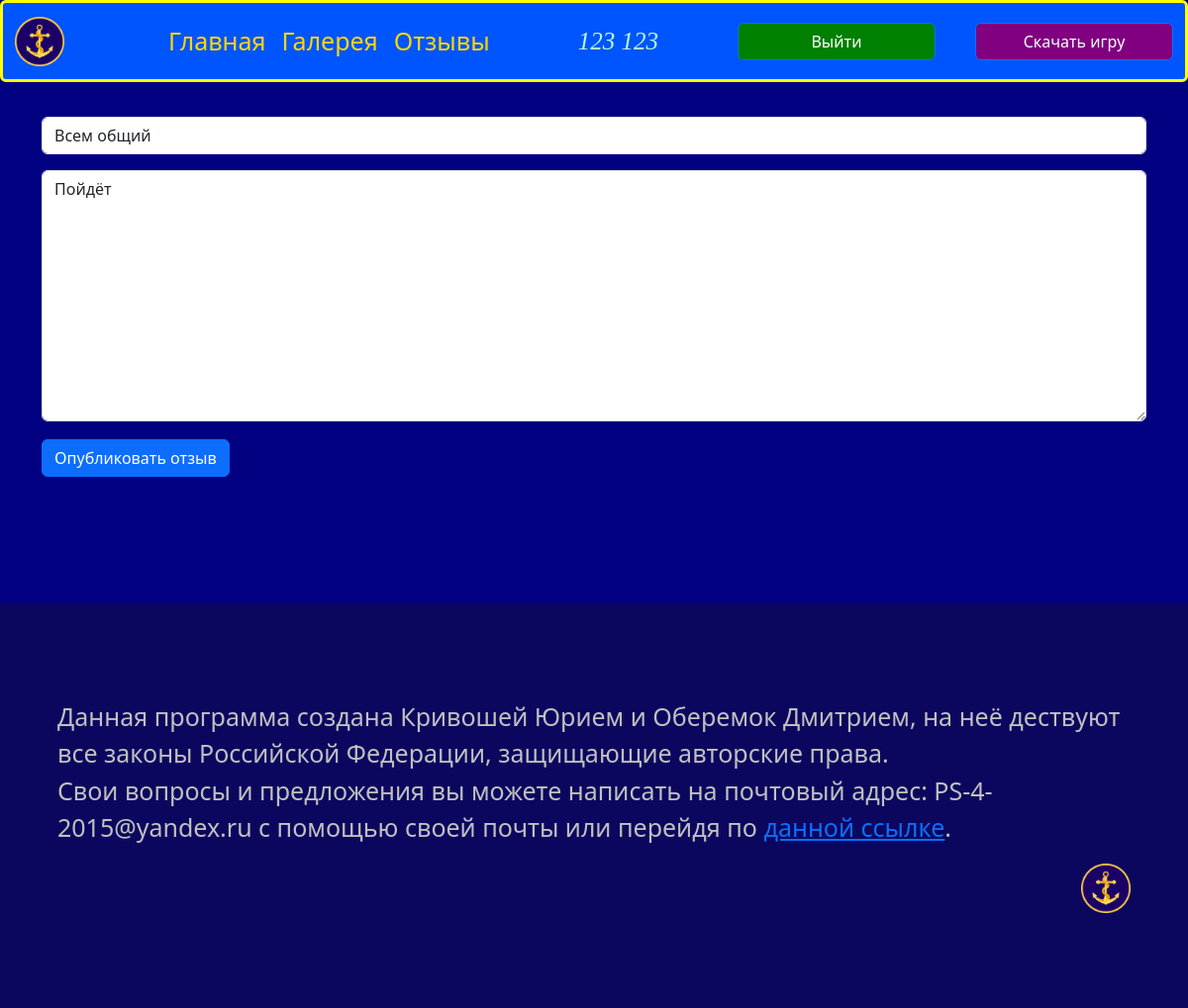
The page /reviews/edit/4 (signed in) on the database its author committed.
### data/users.py (models this page shows, shortened)
class User(SqlAlchemyBase, UserMixin):
    __tablename__ = 'users'
    id = sqlalchemy.Column(sqlalchemy.Integer, primary_key=True, autoincrement=True)
    email = sqlalchemy.Column(sqlalchemy.String, unique=True, nullable=False)
    name = sqlalchemy.Column(sqlalchemy.String, nullable=False)
    surname = sqlalchemy.Column(sqlalchemy.String, nullable=False)
    password = sqlalchemy.Column(sqlalchemy.String, nullable=False)
    registration_data = sqlalchemy.Column(sqlalchemy.DateTime, default=datetime.datetime.now())
    reviews = orm.relationship("Review", back_populates='user')
    mails = orm.relationship("Mail", back_populates='user')
    captchas = orm.relationship("Captcha", back_populates='email')

### data/reviews.py (models this page shows)
class Review(SqlAlchemyBase, SerializerMixin):
    __tablename__ = 'reviews'
    id = sqlalchemy.Column(sqlalchemy.INTEGER, primary_key=True, autoincrement=True)
    user_id = sqlalchemy.Column(sqlalchemy.INTEGER, sqlalchemy.ForeignKey("users.id"), nullable=False)
    topic = sqlalchemy.Column(sqlalchemy.VARCHAR, nullable=False)
    text = sqlalchemy.Column(sqlalchemy.VARCHAR, nullable=False)
    send_date = sqlalchemy.Column(sqlalchemy.DATETIME, default=datetime.datetime.now())
    user = orm.relationship("User")

### main.py (the view)
@app.route(f'/reviews/edit/<review_id>', methods=['GET', 'POST'])
def edit_review(review_id):
    return write_review(review_id=review_id)

### data/review_form.py
class ReviewForm(FlaskForm):
    topic = StringField(validators=[DataRequired()])
    text = TextAreaField(validators=[DataRequired()])
    submit = SubmitField('Опубликовать отзыв')

### data/db_session.py (called while the page is built)
def create_session() -> Session:
    global __factory
    return __factory()

### main.py (called while the page is built, shortened)
@login_manager.user_loader
def load_user(user_id):  # Функция для получения пользователя
    db_sess = db_session.create_session()
    return db_sess.get(User, user_id)

def render_template_with_user(html, **kwargs):
    user_online = load_user(current_user.id) if current_user.is_authenticated else None
    return render_template(html, user=user_online, **kwargs)

@app.route('/reviews/write', methods=['GET', 'POST'])
def write_review(review_id=0):
    form = ReviewForm()
    session = db_session.create_session()
    if not review_id:
        review = Review()
    else:
        review = session.query(Review).get(review_id)
        form.topic.data = review.topic
        form.text.data = review.text
    return render_template_with_user('write_review.html', form=form)

### templates/write_review.html (shortened to what this page needs)
{% extends "base_page.html" %}
{% block content %}
<form action="" method="post" enctype="multipart/form-data">
    <br>
    <div class="input-group mb-3">
        {{ form.topic(class="form-control", id="typePasswordX", type="text",
        placeholder="Тема отзыва") }}
    </div>
    <div class="input-group mb-3">
        {{ form.text(class="form-control", id="typePasswordX", type="text",
        rows="10", placeholder="Напишите отзыв")}}
    </div>
    {{ form.submit(class="btn btn-primary", type="submit") }}
</form>
{% endblock %}

### templates/base_page.html (shortened to what this page needs)
<!DOCTYPE html>
<html lang="ru">
<head>
    <link rel="stylesheet" href="https://cdn.jsdelivr.net/npm/bootstrap@5.3.0-alpha3/dist/css/bootstrap.min.css">
    <link rel="stylesheet" href="/static/css/main_page.css">
</head>
<body>
<header>
    <nav class="navbar navbar-expand-lg bg-light rounded navbar-color" aria-label="Twelfth navbar example">
        <div class="container-fluid">
            <a class="navbar-brand" href="#">
                <img src="{{ url_for('static', filename='Image/Icon.ico') }}"
                     alt="Logo" width="50" height="50" class="d-inline-block align-text-top logo"
                     title="Морская оборона">
            </a>
            <div class="collapse navbar-collapse justify-content-md-center" id="navbarsExample10">
                <ul class="navbar-nav">
                    <li class="nav-item">
                        <a class="nav-link link-color" aria-current="page" href="/">Главная</a>
                    </li>
                    <li class="nav-item">
                        <a class="nav-link link-color" href="/gallery">Галерея</a>
                    </li>
                    <li class="nav-item">
                        <a class="nav-link link-color" href="/reviews">Отзывы</a>
                    </li>
                </ul>
            </div>
            {% if current_user.is_authenticated %}
            <div class="account">
                <a>{{user. name}} {{user. surname}}</a>
            </div>
            <div class="d-lg-flex justify-content-lg-end">
                <a class="btn btn-primary login" href="/logout">Выйти</a>
            </div>
            <div class="d-lg-flex justify-content-lg-end">
                <a class="btn btn-primary register" href="/download">Скачать игру</a>
            </div>
            {% endif %}
        </div>
    </nav>
</header>
<main class="container main-content">
    {% block content %} {% endblock %}
</main>
<footer class="bd-footer py-4 py-md-5 mt-5 bg-body-tertiary footer-color">
    <div class="container py-4 py-md-5 px-4 px-md-3 text-body-secondary">
        <div class="container-fluid silver">
            <p>Данная программа создана Кривошей Юрием и Оберемок Дмитрием, на неё дествуют все законы Российской
                Федерации, защищающие авторские права.
                <br> Свои вопросы и предложения вы можете написать на почтовый адрес: PS-4-2015@yandex.ru с помощью
                своей почты или перейдя по <a href="/mail">данной ссылке</a>.</p>
            <div class="d-lg-flex justify-content-lg-end">
                <a class="navbar-brand " href="#">
                    <img src="{{ url_for('static', filename='Image/Icon.ico') }}" alt="Logo" width="50" height="50"
                         class="d-inline-block align-text-top logo">
                </a>
            </div>
        </div>
    </div>
</footer>
</body>
</html>

### static/css/main_page.css (style rules this page uses)
body { background-color: #000080; color: gold; margin: 0; font-size: 25px; display: flex; flex-direction: column; min-height: 100vh; }
.navbar-color { background-color: #0055ff !important; border: 3px solid yellow; position: fixed; width: 100%; z-index: 1 }
.link-color { color: gold; font-size: 25px; }
header { position: sticky; top: 0; z-index: 2; }
main { padding: 80px; flex: auto; z-index: 1; }
.login { background-color: green; margin-right: 40px; margin-left: 80px; width: 100px; }
.register { width: 100px; background-color: purple; }
.footer-color { background-color: #0c075e !important; }
.silver { color: silver; }
.login { width: 200px; }
.register { width: 200px; }
.account { color: #baffc6; font-style: italic; font-family: cursive }

### rows shown on the page
User: name "123", surname "123"
Review: topic "Всем общий", text "Пойдёт"
